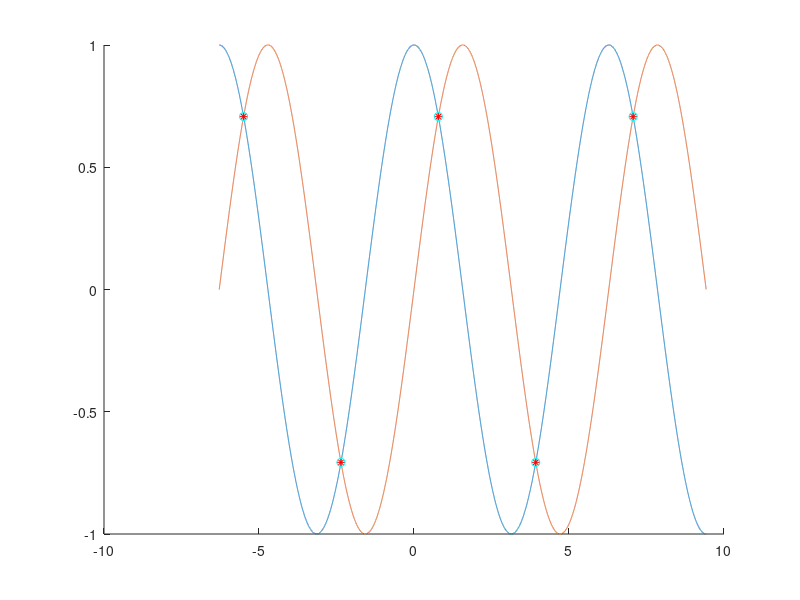

MATLAB code for this plot:
arxi=-2*pi;
telos=3*pi;
vima=5*10^(-4);
a=0;
d_pin=1;
d1=1;
for ii=arxi:vima:telos
    x(d_pin)=ii;
    syn(d_pin)=cos(ii);
    mit(d_pin)=sin(ii);
    if d_pin>=2
        if (syn(d_pin)-mit(d_pin)-a>=0)&&(syn(d_pin-1)-mit(d_pin-1)-a<0)||(syn(d_pin)-mit(d_pin)-a<0)&&(syn(d_pin-1)-mit(d_pin-1)-a>=0)
            xLysh(d1)=ii;
            synLysh(d1)=syn(d_pin);
            mitLysh(d1)=mit(d_pin);
            d1=d1+1;
        end
    end
    d_pin=d_pin+1;
end
figure
hold on
plot(x,syn)
plot(x,mit)
plot(xLysh,synLysh,'r*')
plot(xLysh,mitLysh,'co')